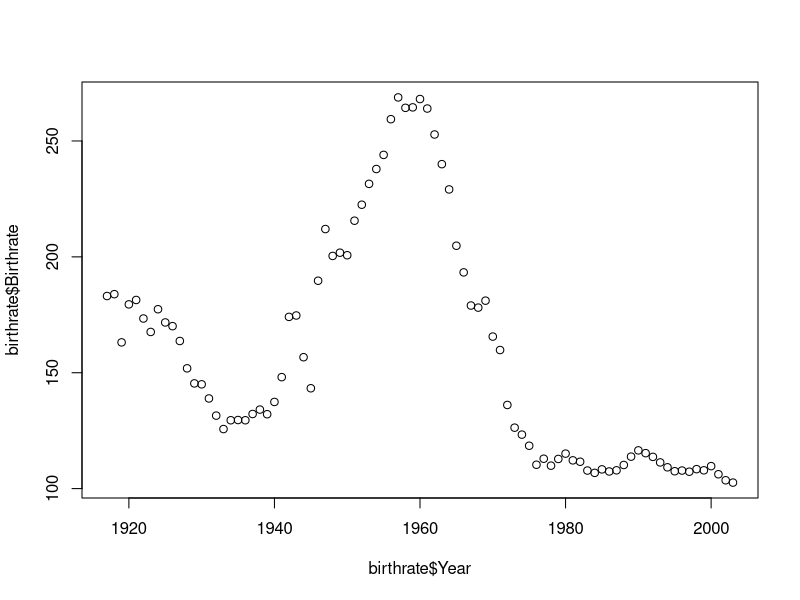

Here is the R script that generated this plot:
## ---- chunk 1
  options(width = 1000)
  knitr::opts_chunk$set(fig.width=9, fig.height=7, out.width = "75%", fig.align = 'center')
  knitr::opts_chunk$set(class.source = "fold-show")
  knitr::opts_chunk$set(collapse=TRUE)
## ---- chunk 2
    # read-in data
    birthrate = read.csv("birthrate.csv")
    head(birthrate)
    
    # to see how many observations (rows) and variables (columns) in a dataset
    dim(birthrate)
## ---- chunk 3
  mean(birthrate$Birthrate)
  sd(birthrate$Birthrate)
  mean(birthrate$Year)
  sd(birthrate$Year)
## ---- chunk 4
  sd(birthrate$Birthrate[birthrate$Year <= 1950])
  sd(birthrate$Birthrate[birthrate$Year < 1950])
  sd(birthrate$Birthrate[birthrate$Year > 1950])
  sd(birthrate$Birthrate[birthrate$Year >= 1950])
## ---- chunk 5
  birthrate$Year[which.max(birthrate$Birthrate)]
## ---- chunk 6
  plot(birthrate$Year, birthrate$Birthrate)
